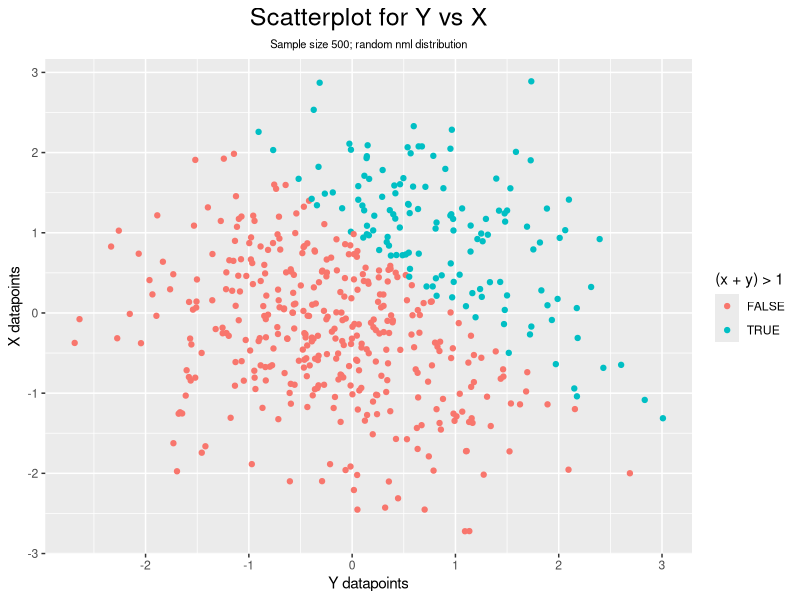
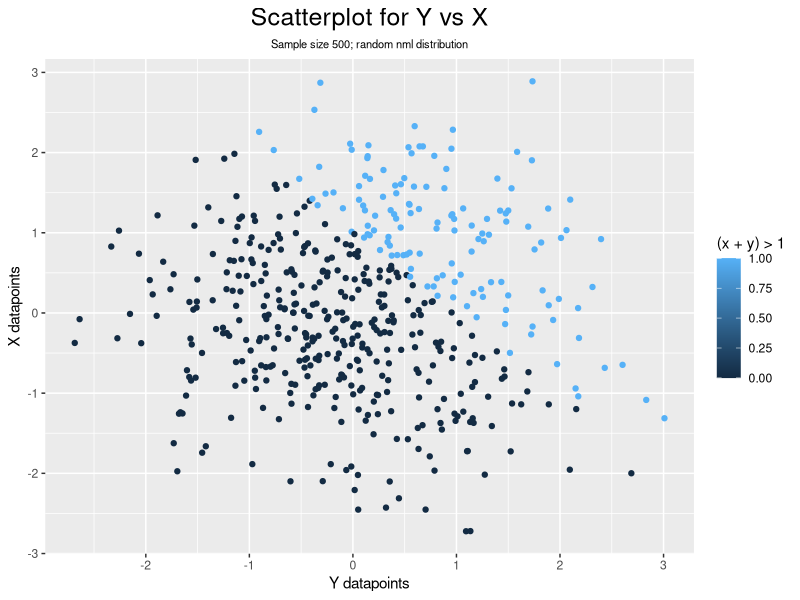
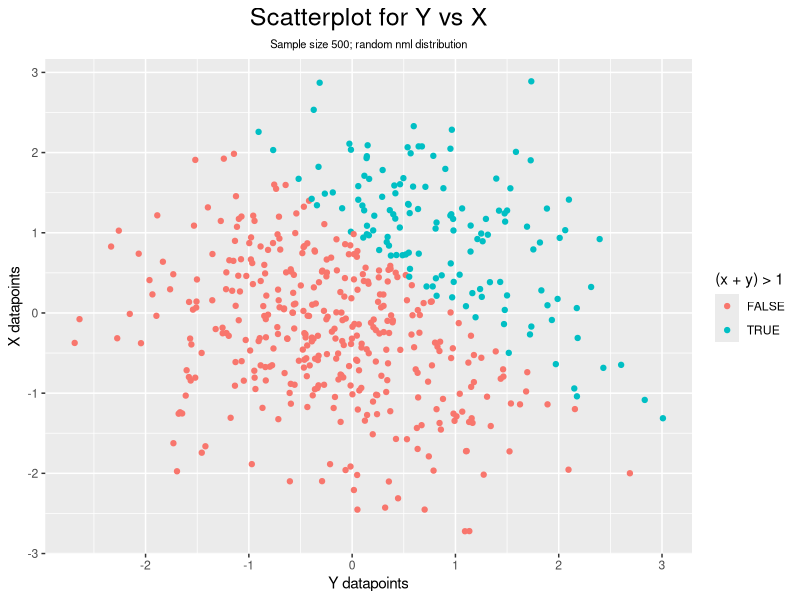

Source code (R) for these figures, in order:
## ---- chunk 1

knitr::opts_chunk$set(echo = TRUE, eval = TRUE)
library(tidyverse)  # loads tidyverse package; if not installed, use install(tidyverse) prior

## ---- chunk 2

# Seed used for reproducibility
set.seed(2)


# Creates a data-frame that is composed of vectors below
prob1_df <- tibble(
  df_sample = rnorm(8),                              # Vector for random normal-distributed sample of size 8
  df_vec_logic = df_sample > 0,                      # Logical vector that evaluates if elements in sample > 0
  df_vec_char = c("GitHub", "is", "super",           # Character vector with 8 variables ("length == 8")
               "interesting", "and", "awesome", 
               "I", "can't even..."),
  df_vec_fac = factor(c("corn", "not corn", "corn",  # Factor vector size 8 with 3 levels: "corn", 
              "maybe corn", "corn", "maybe corn",    # "maybe corn", "not corn"
              "corn", "not corn"))
)


# Pulls vectors inside prob1_df and turns it into usable variables outside
# Inconvenient but makes downstream access to these vectors easier
# Using prob1_df$vector was considered bad syntax and was not utilized
sample <- pull(prob1_df, df_sample)
vec_logic <- pull(prob1_df, df_vec_logic)
vec_char <- pull(prob1_df, df_vec_char)
vec_fac <- pull(prob1_df, df_vec_fac)


# Takes the mean for each vectors
mean(sample)
mean(vec_logic)
mean(vec_char)
mean(vec_fac)

## ---- chunk 3

as.numeric(vec_logic) * sample      # Convert logical vector to numeric then multiplied with sample
as.factor(vec_logic) * sample       # Convert logical vector to factor then multiplied with sample
as.numeric(as.factor(vec_logic)) * sample # Convert logical vector to factor then numeric then multiplied                                                       with sample

## ---- chunk 4

# Data frame consisting of commented vectors
prob2_df <- tibble(
  df_x = rnorm(500),                   # Vector 1 of random normal distribution sample; size 500 
  df_y = rnorm(500),                   # Vector 2 of random normal distribution sample; size 500 
  df_xy_logic = (df_x + df_y) > 1,     # Logical vector; evaluates argument: x + y > 1
  df_xy_num = as.numeric(df_xy_logic), # Vector from coercing xy_logic to a numeric vector
  df_xy_fac = as.factor(df_xy_logic)   # Vector from coercing xy_logic to a factor vector
)


# pulls variable from prob2_df out of the df so it's usable outside
x <- pull(prob2_df, df_x)
xy_logic <- pull(prob2_df, df_xy_logic)
xy_num <- pull(prob2_df, df_xy_num)
xy_fac <- pull(prob2_df, df_xy_fac)

## ---- chunk 5

# ggplot of y vs x; by logic
ggplot(data = prob2_df, aes(x = df_y, y = df_x, color = df_xy_logic)) + 
  geom_point() +
  labs(title = "Scatterplot for Y vs X", 
       subtitle = "Sample size 500; random nml distribution",
       x = "Y datapoints",
       y = "X datapoints",
       color = "(x + y) > 1") +
  theme(plot.title = element_text(hjust = 0.5, size = 18),
        plot.subtitle = element_text(hjust = 0.5, size = 8))


# ggplot of y vs x; by numeric
ggplot(data = prob2_df, aes(x = df_y, y = df_x, color = df_xy_num)) +
  geom_point() +
  labs(title = "Scatterplot for Y vs X", 
       subtitle = "Sample size 500; random nml distribution",
       x = "Y datapoints",
       y = "X datapoints",
       color = "(x + y) > 1") +
  theme(plot.title = element_text(hjust = 0.5, size = 18),
        plot.subtitle = element_text(hjust = 0.5, size = 8))


# ggplot of y vs x; by factor
ggplot(data = prob2_df, aes(x = df_y, y = df_x, color = df_xy_fac)) +
  geom_point() +
  labs(title = "Scatterplot for Y vs X", 
       subtitle = "Sample size 500; random nml distribution",
       x = "Y datapoints",
       y = "X datapoints",
       color = "(x + y) > 1") +
  theme(plot.title = element_text(hjust = 0.5, size = 18),
        plot.subtitle = element_text(hjust = 0.5, size = 8))

